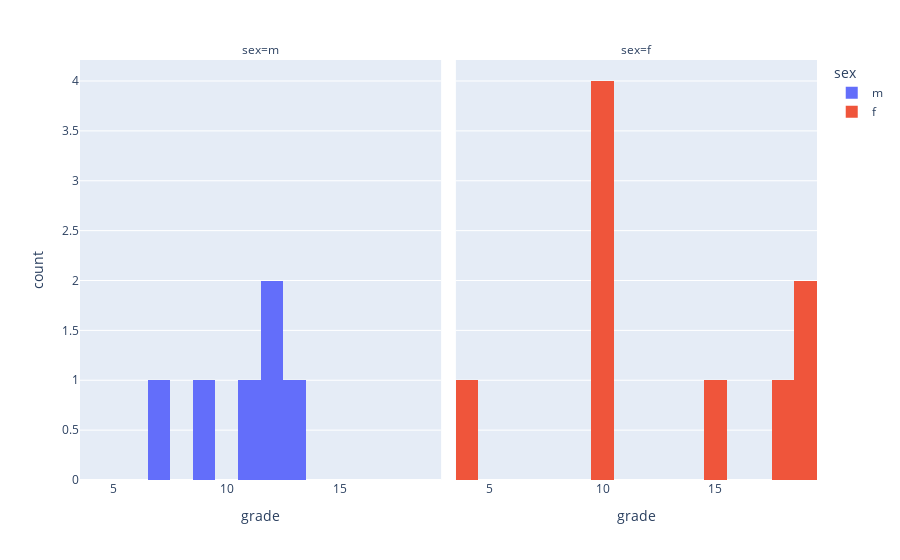

The code cell stored with this chart in its notebook:
### Code cell
px.histogram(df, x="grade", color="sex", facet_col='sex', nbins=20)

### Figure 1 — Plotly figure (JSON) as saved in the notebook; plotly's stock layout.template omitted (floating-point values rounded to 4 significant figures)
{"data": [{"alignmentgroup": "True", "bingroup": "x", "hovertemplate": "sex=m<br>grade=%{x}<br>count=%{y}<extra></extra>", "legendgroup": "m", "marker": {"color": "#636efa", "pattern": {"shape": ""}}, "name": "m", "nbinsx": 20, "offsetgroup": "m", "orientation": "v", "showlegend": true, "type": "histogram", "x": [12, 11, 13, 12, 7, 9], "xaxis": "x", "yaxis": "y"}, {"alignmentgroup": "True", "bingroup": "x", "hovertemplate": "sex=f<br>grade=%{x}<br>count=%{y}<extra></extra>", "legendgroup": "f", "marker": {"color": "#EF553B", "pattern": {"shape": ""}}, "name": "f", "nbinsx": 20, "offsetgroup": "f", "orientation": "v", "showlegend": true, "type": "histogram", "x": [4, 10, 15, 18, 19, 19, 10, 10, 10], "xaxis": "x2", "yaxis": "y2"}], "layout": {"annotations": [{"font": {}, "showarrow": false, "text": "sex=m", "x": 0.245, "xanchor": "center", "xref": "paper", "y": 1, "yanchor": "bottom", "yref": "paper"}, {"font": {}, "showarrow": false, "text": "sex=f", "x": 0.755, "xanchor": "center", "xref": "paper", "y": 1, "yanchor": "bottom", "yref": "paper"}], "barmode": "relative", "legend": {"title": {"text": "sex"}, "tracegroupgap": 0}, "margin": {"t": 60}, "xaxis": {"anchor": "y", "domain": [0, 0.49], "title": {"text": "grade"}}, "xaxis2": {"anchor": "y2", "domain": [0.51, 1], "matches": "x", "title": {"text": "grade"}}, "yaxis": {"anchor": "x", "domain": [0, 1], "title": {"text": "count"}}, "yaxis2": {"anchor": "x2", "domain": [0, 1], "matches": "y", "showticklabels": false}}}
